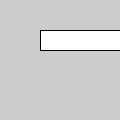
Frame 1 (no input)
Frame 60 (the mouse pressed at the canvas centre just before this capture): identical to frame 1, image omitted
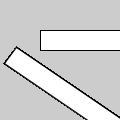
Frame 120 (the mouse held since frame 60 and released just before this capture)

The Processing sketch that drew these frames (run headless with seeded random() and noise(); from frame 60 on, the mouse is pressed at the canvas centre):

// Processing sketch: Ex_06_03
// ── Ex_06_03.pde
void setup() {
  size(120, 120);
}

void draw() {
  rotate(mouseX / 100.0);
  rect(40, 30, 160, 20);
}
